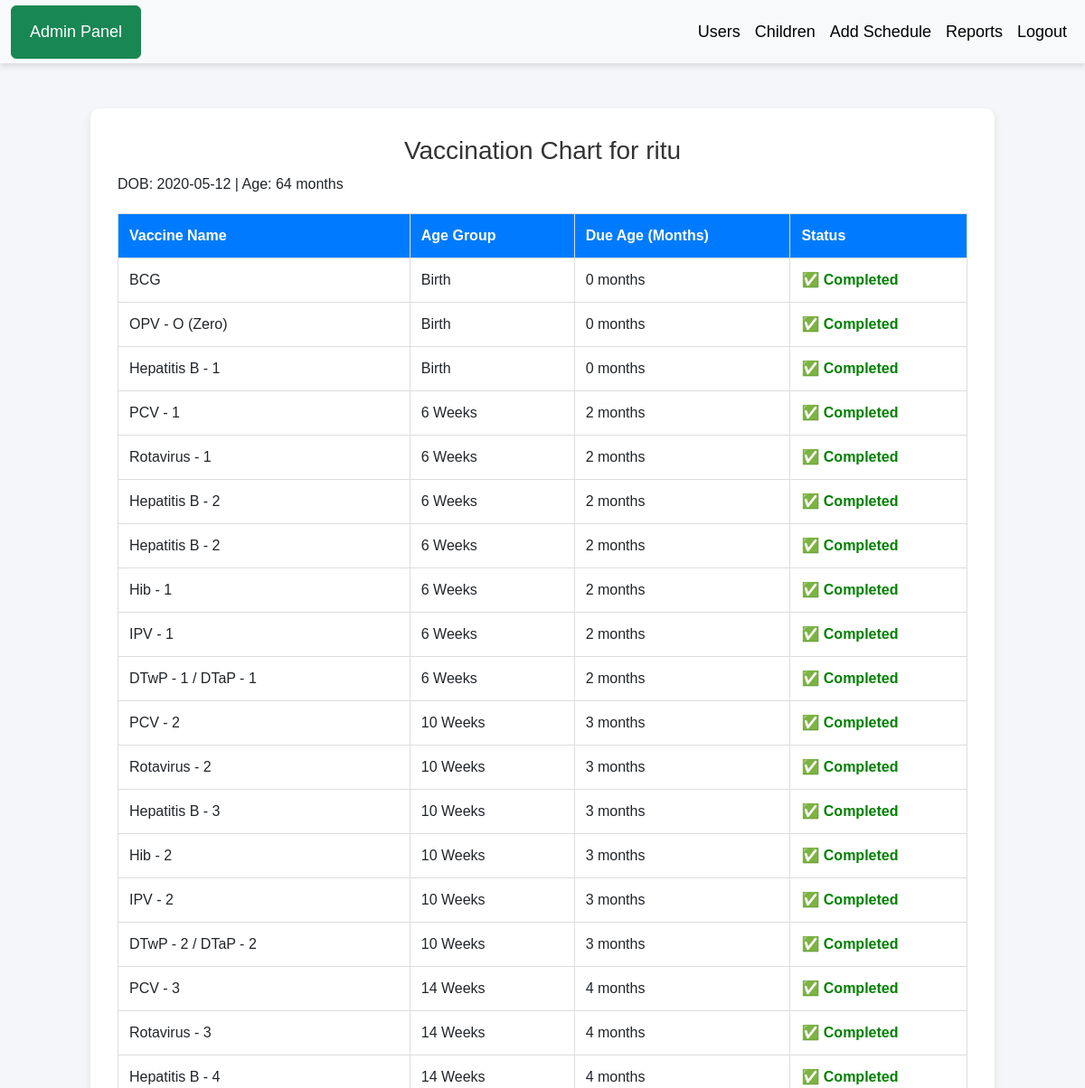
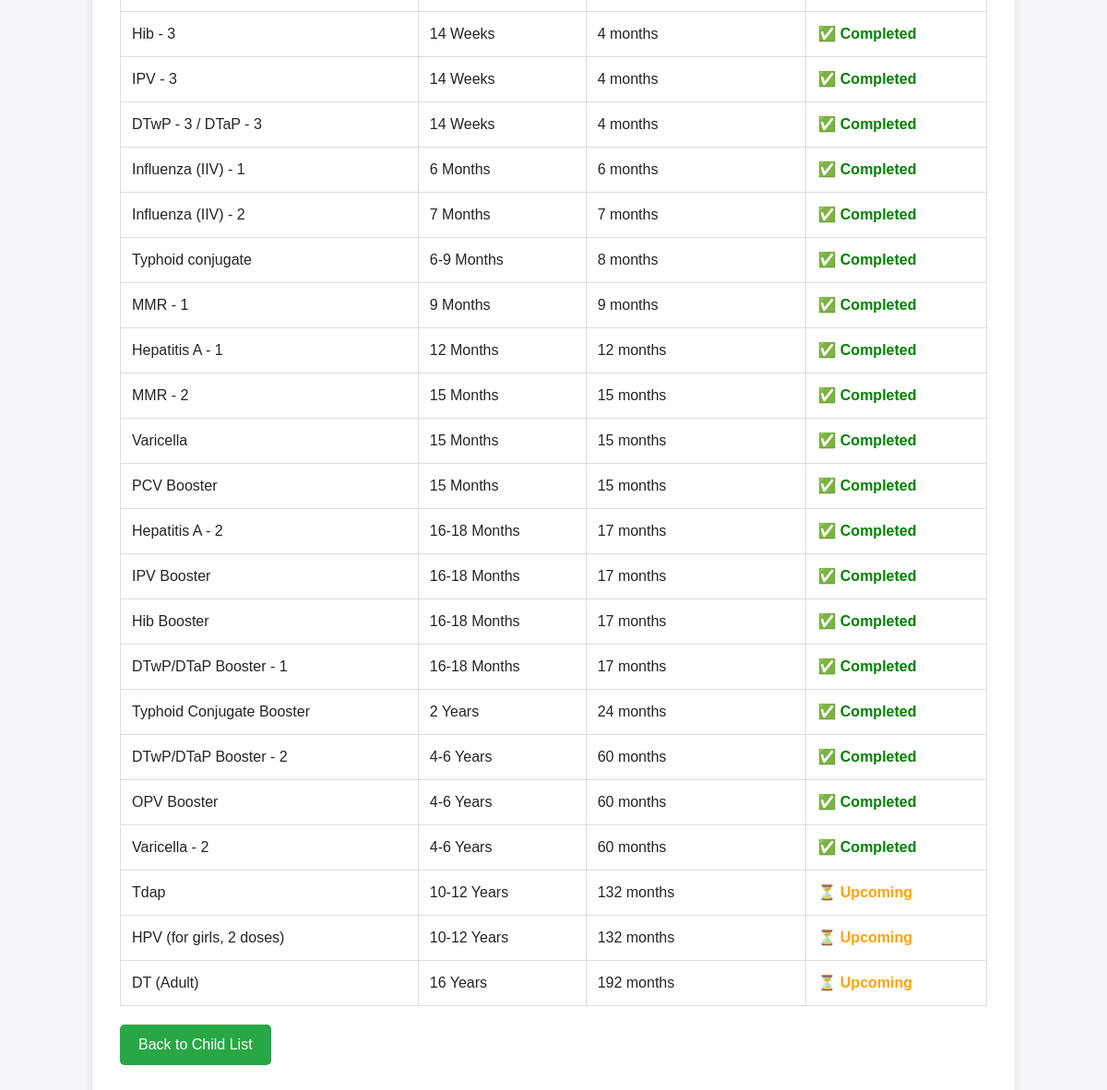
Screenshot of /admin/view_chart.php?child_id=9 (signed in) with the database file from the repository (2 pictures, top to bottom).
### tables this page shows
CREATE TABLE IF NOT EXISTS `children` (
  `id` int(11) NOT NULL AUTO_INCREMENT,
  `name` varchar(100) NOT NULL,
  `dob` date NOT NULL,
  `gender` enum('Male','Female','Other') NOT NULL,
  `parent_id` int(11) DEFAULT NULL,
  PRIMARY KEY (`id`)
);

CREATE TABLE IF NOT EXISTS `vaccines` (
  `id` int(11) NOT NULL AUTO_INCREMENT,
  `age_group` varchar(100) NOT NULL,
  `vaccine_name` varchar(255) NOT NULL,
  `age_in_months` int(11) NOT NULL,
  `due_days` int(11) NOT NULL,
  PRIMARY KEY (`id`)
);

CREATE TABLE IF NOT EXISTS `vaccinationschedules` (
  `id` int(11) NOT NULL AUTO_INCREMENT,
  `child_id` int(11) NOT NULL,
  `vaccine_id` int(11) NOT NULL,
  `parent_id` int(11) NOT NULL,
  `scheduled_date` date NOT NULL,
  `status` enum('Scheduled','Completed') DEFAULT 'Scheduled',
  `reminder_sent` tinyint(1) DEFAULT '0',
  `administered` tinyint(1) DEFAULT '0',
  `recommended_date` date DEFAULT NULL,
  PRIMARY KEY (`id`),
  KEY `child_id` (`child_id`),
  KEY `vaccine_id` (`vaccine_id`),
  KEY `parent_id` (`parent_id`)
);

### admin/view_chart.php (the view, shortened to what this page needs)
<?php
include('../includes/db_connect.php');
if (isset($_GET['child_id'])) {
    $child_id = $_GET['child_id'];
    $child_query = "SELECT name, dob FROM children WHERE id = ?";
    $stmt = $conn->prepare($child_query);
    $stmt->bind_param("i", $child_id);
    $stmt->execute();
    $child_result = $stmt->get_result();
    if ($child_result->num_rows > 0) {
        $child = $child_result->fetch_assoc();
        $dob = new DateTime($child['dob']);
        $today = new DateTime();
        $age_in_months = $dob->diff($today)->m + ($dob->diff($today)->y * 12);
        $query = "
        SELECT
            v.id AS vaccine_id,
            v.vaccine_name,
            v.age_group,
            v.age_in_months,
            IFNULL(s.status, 'Upcoming') AS status,
            s.scheduled_date
        FROM vaccines v
        LEFT JOIN vaccinationschedules s
            ON v.id = s.vaccine_id AND s.child_id = ?
        ORDER BY v.age_in_months ASC";
        $stmt = $conn->prepare($query);
        $stmt->bind_param("i", $child_id);
        $stmt->execute();
        $vaccine_result = $stmt->get_result();
    } else {
        echo "Child not found.";
        exit();
    }
} else {
    echo "Invalid request.";
    exit();
}
include 'navbar.php';
?>
<!DOCTYPE html>
<html lang="en">
<head>
</head>
<body>
<div class="container">
    <h2>Vaccination Chart for <?= htmlspecialchars($child['name']) ?></h2>
    <p>DOB: <?= htmlspecialchars($child['dob']) ?> | Age: <?= $age_in_months ?> months</p>
    <table>
        <tr>
            <th>Vaccine Name</th>
            <th>Age Group</th>
            <th>Due Age (Months)</th>
            <th>Status</th>
        </tr>
        <?php while ($row = $vaccine_result->fetch_assoc()): ?>
            <tr>
                <td><?= htmlspecialchars($row['vaccine_name']) ?></td>
                <td><?= htmlspecialchars($row['age_group']) ?></td>
                <td><?= $row['age_in_months'] ?> months</td>
                <td>
                    <?php
                    $due_age = $row['age_in_months'];
                    $status = $row['status'];
                    $scheduled_date = $row['scheduled_date'];
                    if ($status == 'Completed') {
                        echo "<span class='status-completed'>✅ Completed</span>";
                    } elseif (!empty($scheduled_date) && $today >= new DateTime($scheduled_date)) {
                        echo "<span class='status-completed'>✅ Completed</span>";
                    } elseif ($age_in_months >= $due_age) {
                        echo "<span class='status-completed'>✅ Completed</span>";
                    } else {
                        echo "<span class='status-upcoming'>⏳ Upcoming</span>";
                    }
                    ?>
                </td>
            </tr>
        <?php endwhile; ?>
    </table>
    <a href="manage_children.php" class="back-btn">Back to Child List</a>
</div>
</body>
</html>

### admin/navbar.php (style rules this page uses)
body { font-family: Arial, sans-serif; background-color: #f4f4f4; background-size:contain; background-position:center; background-repeat:no-repeat; height: 100vh; width: 190w; }

### admin/view_chart.php (style rules this page uses)
body { font-family: Arial, sans-serif; background-color: #f4f6f9; padding: 20px; }
.container { max-width: 1000px; margin: 100px auto; background-color: #fff; padding: 30px; border-radius: 10px; box-shadow: 0 4px 8px rgba(0, 0, 0, 0.1); }
h2 { text-align: center; font-size: 28px; color: #333; }
table { width: 100%; border-collapse: collapse; margin-top: 20px; }
th, td { border: 1px solid #ddd; padding: 12px; text-align: left; }
th { background-color: #007bff; color: white; }
.status-completed { color: green; font-weight: bold; }
.status-upcoming { color: orange; font-weight: bold; }
.back-btn { display: inline-block; margin: 20px 0; padding: 10px 20px; background-color: #28a745; color: white; text-decoration: none; border-radius: 5px; }

### rows the page displays
children: name "ritu", dob "2020-05-12"
vaccines: vaccine_name "BCG", age_group "Birth", age_in_months "0", shows "✅ Completed"
vaccinationschedules: vaccine.vaccine_name "OPV - O (Zero)", vaccine.age_group "Birth", vaccine.age_in_months "0", scheduled_date "✅ Completed"
vaccines: vaccine_name "Hepatitis B - 1", age_group "Birth", age_in_months "0", shows "✅ Completed"
vaccines: vaccine_name "PCV - 1", age_group "6 Weeks", age_in_months "2", shows "✅ Completed"
vaccines: vaccine_name "Rotavirus - 1", age_group "6 Weeks", age_in_months "2", shows "✅ Completed"
vaccinationschedules: vaccine.vaccine_name "Hepatitis B - 2", vaccine.age_group "6 Weeks", vaccine.age_in_months "2", scheduled_date "✅ Completed"
vaccinationschedules: vaccine.vaccine_name "Hepatitis B - 2", vaccine.age_group "6 Weeks", vaccine.age_in_months "2", scheduled_date "✅ Completed"
vaccines: vaccine_name "Hib - 1", age_group "6 Weeks", age_in_months "2", shows "✅ Completed"
vaccines: vaccine_name "IPV - 1", age_group "6 Weeks", age_in_months "2", shows "✅ Completed"
vaccines: vaccine_name "DTwP - 1 / DTaP - 1", age_group "6 Weeks", age_in_months "2", shows "✅ Completed"
vaccines: vaccine_name "PCV - 2", age_group "10 Weeks", age_in_months "3", shows "✅ Completed"
vaccines: vaccine_name "Rotavirus - 2", age_group "10 Weeks", age_in_months "3", shows "✅ Completed"
vaccines: vaccine_name "Hepatitis B - 3", age_group "10 Weeks", age_in_months "3", shows "✅ Completed"
vaccines: vaccine_name "Hib - 2", age_group "10 Weeks", age_in_months "3", shows "✅ Completed"
vaccines: vaccine_name "IPV - 2", age_group "10 Weeks", age_in_months "3", shows "✅ Completed"
vaccines: vaccine_name "DTwP - 2 / DTaP - 2", age_group "10 Weeks", age_in_months "3", shows "✅ Completed"
vaccines: vaccine_name "PCV - 3", age_group "14 Weeks", age_in_months "4", shows "✅ Completed"
vaccines: vaccine_name "Rotavirus - 3", age_group "14 Weeks", age_in_months "4", shows "✅ Completed"
vaccines: vaccine_name "Hepatitis B - 4", age_group "14 Weeks", age_in_months "4", shows "✅ Completed"
vaccines: vaccine_name "Hib - 3", age_group "14 Weeks", age_in_months "4", shows "✅ Completed"
vaccines: vaccine_name "IPV - 3", age_group "14 Weeks", age_in_months "4", shows "✅ Completed"
vaccines: vaccine_name "DTwP - 3 / DTaP - 3", age_group "14 Weeks", age_in_months "4", shows "✅ Completed"
vaccines: vaccine_name "Influenza (IIV) - 1", age_group "6 Months", age_in_months "6", shows "✅ Completed"
vaccines: vaccine_name "Influenza (IIV) - 2", age_group "7 Months", age_in_months "7", shows "✅ Completed"
vaccines: vaccine_name "Typhoid conjugate", age_group "6-9 Months", age_in_months "8", shows "✅ Completed"
vaccines: vaccine_name "MMR - 1", age_group "9 Months", age_in_months "9", shows "✅ Completed"
vaccines: vaccine_name "Hepatitis A - 1", age_group "12 Months", age_in_months "12", shows "✅ Completed"
vaccines: vaccine_name "MMR - 2", age_group "15 Months", age_in_months "15", shows "✅ Completed"
vaccines: vaccine_name "Varicella", age_group "15 Months", age_in_months "15", shows "✅ Completed"
vaccines: vaccine_name "PCV Booster", age_group "15 Months", age_in_months "15", shows "✅ Completed"
vaccines: vaccine_name "Hepatitis A - 2", age_group "16-18 Months", age_in_months "17", shows "✅ Completed"
vaccines: vaccine_name "IPV Booster", age_group "16-18 Months", age_in_months "17", shows "✅ Completed"
vaccines: vaccine_name "Hib Booster", age_group "16-18 Months", age_in_months "17", shows "✅ Completed"
vaccines: vaccine_name "DTwP/DTaP Booster - 1", age_group "16-18 Months", age_in_months "17", shows "✅ Completed"
vaccines: vaccine_name "Typhoid Conjugate Booster", age_group "2 Years", age_in_months "24", shows "✅ Completed"
vaccines: vaccine_name "DTwP/DTaP Booster - 2", age_group "4-6 Years", age_in_months "60", shows "✅ Completed"
vaccines: vaccine_name "OPV Booster", age_group "4-6 Years", age_in_months "60", shows "✅ Completed"
vaccines: vaccine_name "Varicella - 2", age_group "4-6 Years", age_in_months "60", shows "✅ Completed"
vaccines: vaccine_name "Tdap", age_group "10-12 Years", age_in_months "132", shows "⏳ Upcoming"
vaccines: vaccine_name "HPV (for girls, 2 doses)", age_group "10-12 Years", age_in_months "132", shows "⏳ Upcoming"
vaccines: vaccine_name "DT (Adult)", age_group "16 Years", age_in_months "192", shows "⏳ Upcoming"
